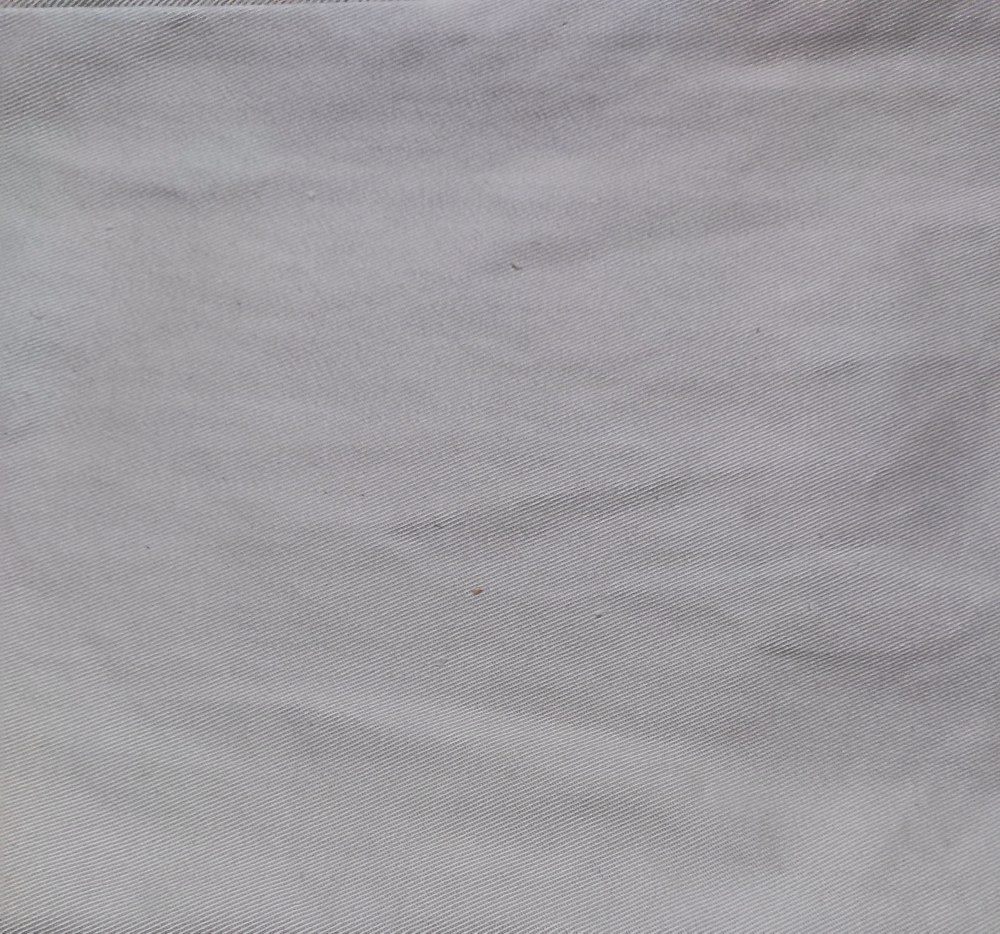
#> input picture task/photos/original.jpg, 3000 x 2800 px (shown at 1/3 size)
$ python main.py
#> lines starting #> are read from the running program, lines starting #| are printed output that depends on the picture
import cv2 as cv

def rescaleFrame(frame, scale=0.75):
    # images, videos and live videos

    height = int(frame.shape[0] * scale)
    width = int(frame.shape[1] * scale)
    dimensions = (width, height)

    return cv.resize(frame, dimensions, interpolation=cv.INTER_AREA)

original = cv.imread("../photos/original.jpg")
#> original is the input picture: shape (2800, 3000, 3); mean B, G, R 159.9, 156.1, 158.3
sample = cv.imread("../photos/sample.jpg")
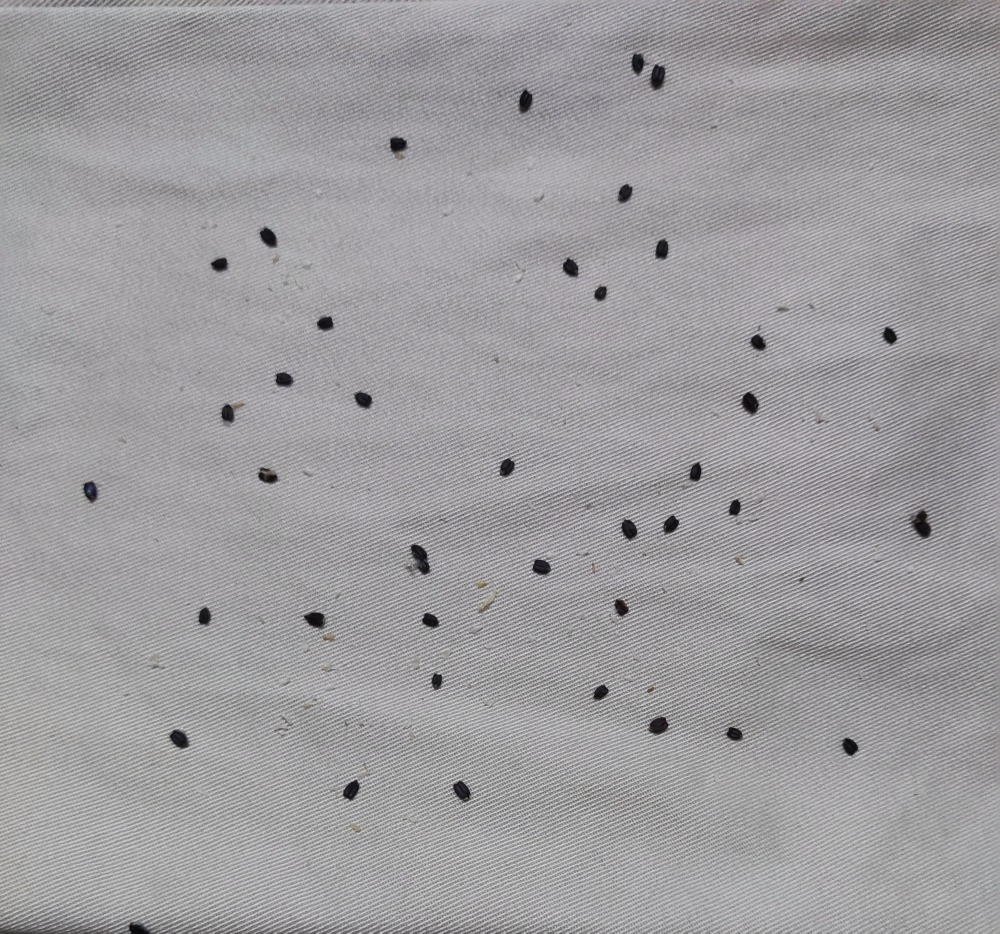
#> input picture task/photos/sample.jpg, 3000 x 2800 px (shown at 1/3 size)
#> sample is the input picture: shape (2800, 3000, 3); mean B, G, R 158.9, 156.2, 158

print(original.shape)
#| (2800, 3000, 3)
print(sample.shape)
#| (2800, 3000, 3)

diff = 255 - cv.absdiff(sample, original)
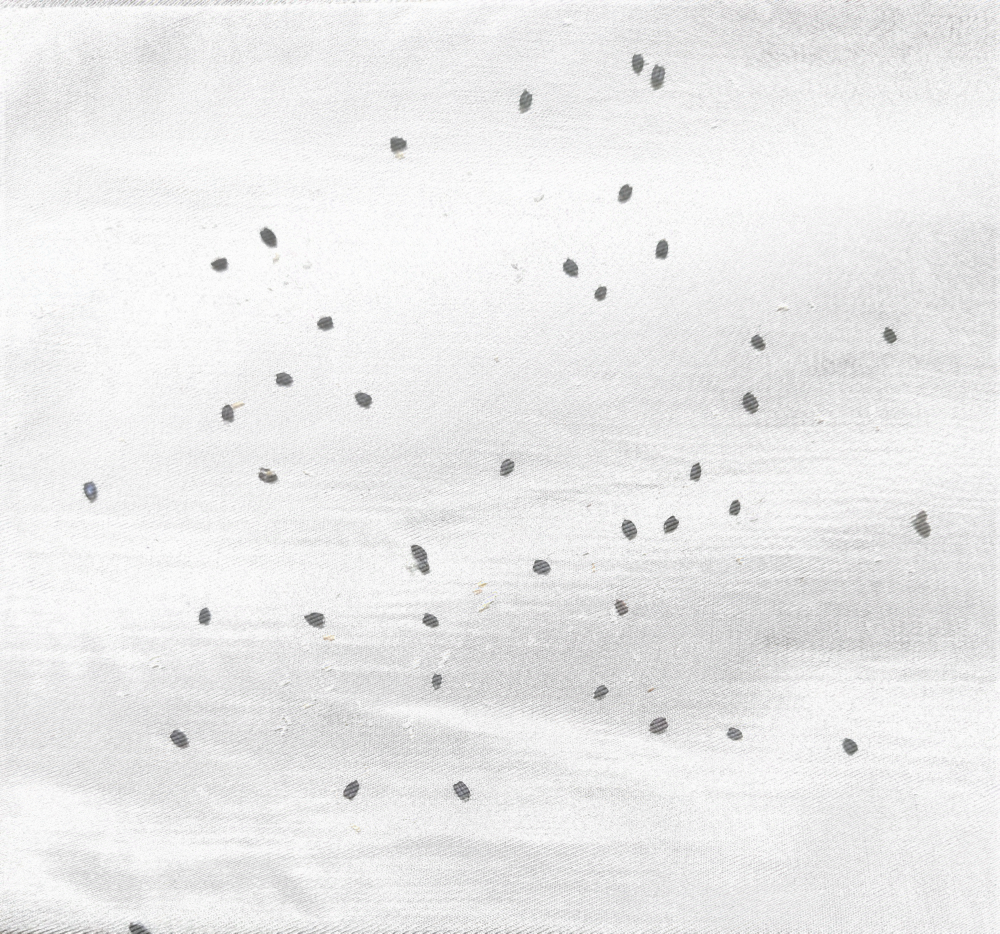
#> diff: shape (2800, 3000, 3) (shown at 1/3 size); mean B, G, R 234.9, 234.8, 234.9

scale = 0.2

original_resized = rescaleFrame(original, scale)
#> in rescaleFrame, `return cv.resize(frame, dimensions, interpolation=cv.INTER_AREA)`:
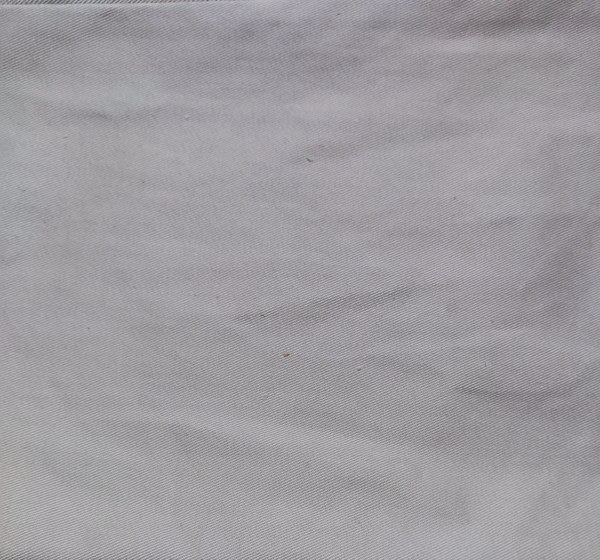
#> returned value: shape (560, 600, 3); mean of channels 0, 1, 2 159.9, 156.1, 158.3; drawn as B, G, R
sample_resized = rescaleFrame(sample, scale)
diff_resized = rescaleFrame(diff, scale)
#> call 3 of rescaleFrame, with scale = 0.2
#> in rescaleFrame (call 3), `return cv.resize(frame, dimensions, interpolation=cv.INTER_AREA)`:
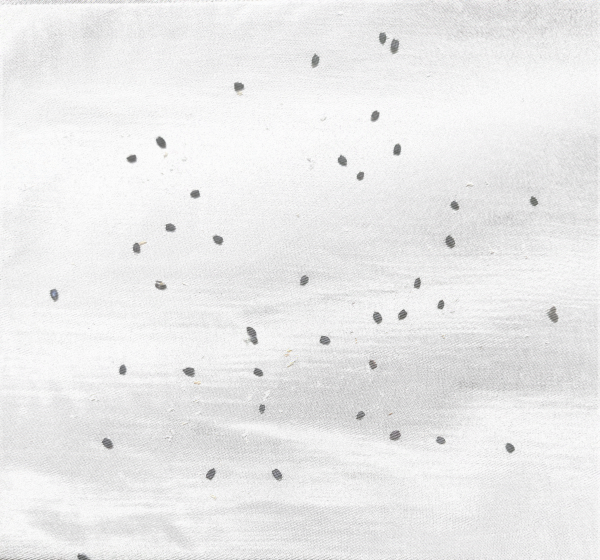
#> returned value: shape (560, 600, 3); mean of channels 0, 1, 2 234.9, 234.8, 234.9; drawn as B, G, R

cv.imshow("original", original_resized)
cv.imshow("sample", sample_resized)
cv.imshow("diff", diff_resized)

cv.waitKey(0)
